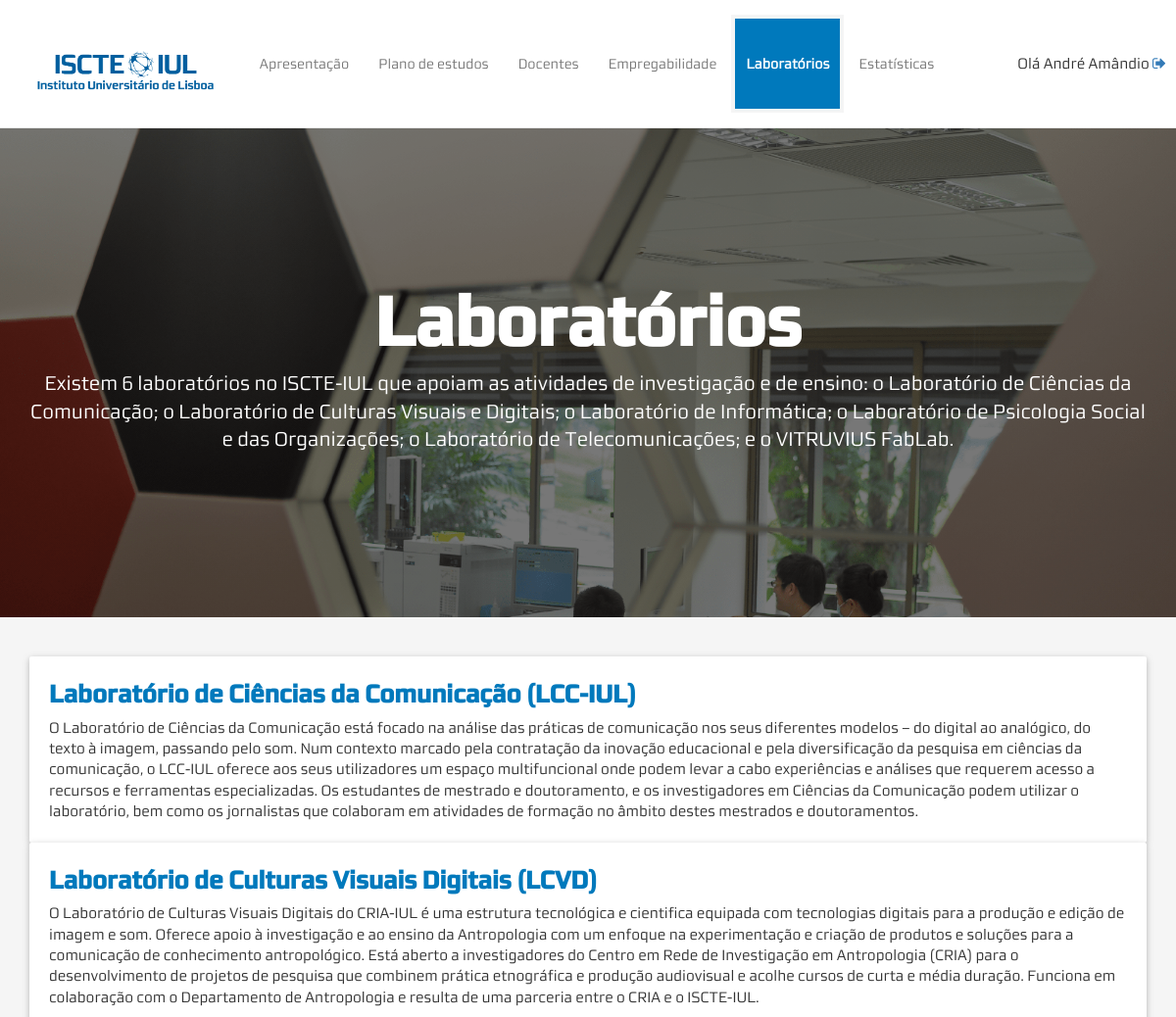
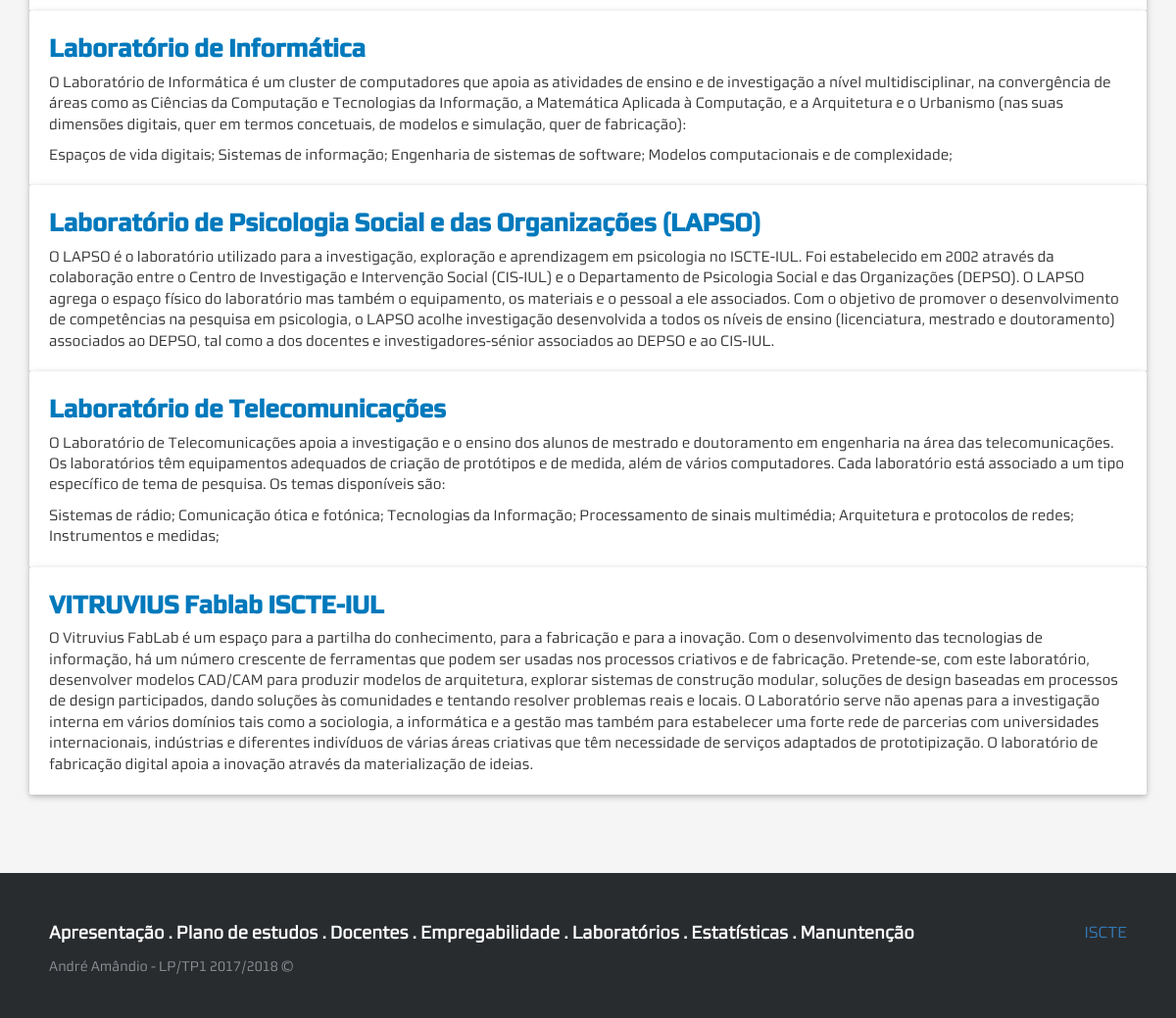
/laboratorios (signed in), run on the app's committed database (2 pictures, top to bottom).
### _model/user.py (models this page shows, shortened)
class User(db.Model):
	__tablename__ = "users"
	_id = db.Column('id', db.Integer, primary_key=True)
	name = db.Column('name', db.String(150), unique=True)
	email = db.Column('email', db.String(150), unique=True)
	password = db.Column('password', db.String(80))
	created_at = db.Column('created_at' , db.DateTime)
	@login_manager.user_loader
	def load_user(_id):
		return User.query.get(int(_id))

### _model/laboratory.py (models this page shows, shortened)
class Laboratory(db.Model):
	__tablename__ = "laboratory"
	id_laboratory = db.Column('id_laboratory', db.Integer, primary_key=True, unique=True, autoincrement=True)
	title = db.Column('title', db.String(300))
	info = db.Column('info', db.Integer)
	list = db.Column('list', db.String(300))
	def get_laboratories():
		return Laboratory.query.all()

### app.py (the view)
@app.route('/laboratorios')
def laboratorios():
	labs = Laboratory.get_laboratories()
	if (current_user.is_authenticated):
		return render_template('laboratorios.html', labs=labs, user=current_user)
	else:
		return render_template('laboratorios.html', labs=labs)

### templates/laboratorios.html (shortened to what this page needs)
{% extends "base.html" %}
{% from "/_macros/custom_macros.html" import parallax with context %}
{% block content_page %}
    {{ parallax('parallax-laboratories','Laboratórios','Existem 6 laboratórios no ISCTE-IUL que apoiam as atividades de investigação e de ensino: o Laboratório de Ciências da Comunicação; o Laboratório de Culturas Visuais e Digitais; o Laboratório de Informática; o Laboratório de Psicologia Social e das Organizações; o Laboratório de Telecomunicações; e o VITRUVIUS FabLab.')}}
	<div class="container">
        <br>
        <br>
        {% for lab in labs %}
            <div class="white-form">
                <h2 class="text-left iscte-color margin-20"><b>{{ lab.title }}</b></h2>
                <p class="margin-20">{{ lab.info }}</p>
                {% if lab.ul != '' %}
                    <p class="margin-20">{{ lab.list }}<p>
                {% endif %}
            </div>
        {% endfor %}
    </div>
{% endblock %}

### templates/_components/navbar.html (shortened to what this page needs)
<nav class="navbar navbar-default navbar-fixed-top navbar-container" role="navigation">
    <div class="container">
        <div class="navbar-header">
            <a class="navbar-brand" href="{{ url_for('index') }}">
                <img src="{{ url_for('static', filename='images/iscte.png') }}" alt="logo">
            </a>
        </div>
        <div class="collapse navbar-collapse" id="bs-example-navbar-collapse-1">
            <ul class="nav navbar-nav navbar-right">
                <li><a id="index" href="{{ url_for('index') }}">Apresentação</a></li>
                <li><a id="plano-estudos" href="{{ url_for('plano_estudos') }}">Plano de estudos</a></li>
                <li><a id="docentes" href="{{ url_for('docentes') }}">Docentes</a></li>
                <li><a id="empregabilidade" href="{{ url_for('empregabilidade') }}">Empregabilidade</a></li>
                <li><a id="laboratorios" href="{{ url_for('laboratorios') }}">Laboratórios</a></li>
                <li><a id="estatisticas" href="{{ url_for('estatisticas') }}">Estatísticas</a></li>
                <li>
                    {% if not user %}
                        <a class="init-session" href="{{ url_for('login') }}">Iniciar sessão</a>
                    {% else %}
                        <span>Olá {{ user.name }} <a href="{{ url_for('logout') }}"><i class="fa fa-sign-out" aria-hidden="true"></i></a></span>
                    {% endif %}
                </li>
            </ul>
        </div>
    </div>
</nav>
<div class="break"></div>

### static/css/nav.css (style rules this page uses)
.navbar-container { background-color: #FFFFFF; }
body { margin-top: 125px; }
.navbar-fixed-top .nav { padding: 15px 0; }
.navbar-brand img { height:150%; }
.navbar-brand { line-height: 100px; height: 100px; padding-top: 35px; }
.navbar-nav li a { font-family: 'iul_font'; line-height: 100px; height: 100px; padding-top: 0; }
.navbar-nav li span { font-family: 'iul_font'; line-height: 100px; height: 100px; padding-top: 0; font-size: 15px; padding-left: 70px; }
.navbar-right { margin-right: -20px; }
.a-active { font-family: 'iul_font_bold'; background-color: #0079BC; color: white !important; font-weight: bold; box-shadow: inset 0 0 0 4px whitesmoke; }

### static/css/style.css (style rules this page uses)
body { font-family: iul_font; background-color: whitesmoke; }
h1, b, strong { font-family: iul_font_bold; }
h2 { font-size: 25px; }
span { font-size: 15px; }
p { font-size: 15px; }
.break { height: 5px; }
.iscte-color { color:#0079BC; }
.white-form { background-color: white; border-radius: 2px; padding-top: 5px; padding-bottom: 10px; box-shadow: 0 2px 5px 0 rgba(0,0,0,.16),0 2px 10px 0 rgba(0,0,0,.12); }
.margin-20 { margin-left: 20px; margin-right: 20px; }

### data on the page
User: name "André Amândio"
Laboratory: title "Laboratório de Ciências da Comunicação (LCC-IUL)", info "O Laboratório de Ciências da Comunicação está focado na análise das práticas de comunicação nos seus diferentes modelos – do digital ao analógico, do texto à imagem, passando pelo som. Num contexto marcado pela contratação da inovação educacional e pela diversificação da pesquisa em ciências da comunicação, o LCC-IUL oferece aos seus utilizadores um espaço multifuncional onde podem levar a cabo experiências e análises que requerem acesso a recursos e ferramentas especializadas. Os estudantes de mestrado e doutoramento, e os investigadores em Ciências da Comunicação podem utilizar o laboratório, bem como os jornalistas que colaboram em atividades de formação no âmbito destes mestrados e…"
Laboratory: title "Laboratório de Culturas Visuais Digitais (LCVD)", info "O Laboratório de Culturas Visuais Digitais do CRIA-IUL é uma estrutura tecnológica e cientifica equipada com tecnologias digitais para a produção e edição de imagem e som. Oferece apoio à investigação e ao ensino da Antropologia com um enfoque na experimentação e criação de produtos e soluções para a comunicação de conhecimento antropológico. Está aberto a investigadores do Centro em Rede de Investigação em Antropologia (CRIA) para o desenvolvimento de projetos de pesquisa que combinem prática etnográfica e produção audiovisual e acolhe cursos de curta e média duração. Funciona em colaboração com o Departamento de Antropologia e resulta de uma parceria entre o CRIA e o ISCTE-IUL."
Laboratory: title "Laboratório de Informática", info "O Laboratório de Informática é um cluster de computadores que apoia as atividades de ensino e de investigação a nível multidisciplinar, na convergência de áreas como as Ciências da Computação e Tecnologias da Informação, a Matemática Aplicada à Computação, e a Arquitetura e o Urbanismo (nas suas dimensões digitais, quer em termos concetuais, de modelos e simulação, quer de fabricação):", list "Espaços de vida digitais; Sistemas de informação; Engenharia de sistemas de software; Modelos computacionais e de complexidade;"
Laboratory: title "Laboratório de Psicologia Social e das Organizações (LAPSO)", info "O LAPSO é o laboratório utilizado para a investigação, exploração e aprendizagem em psicologia no ISCTE-IUL. Foi estabelecido em 2002 através da colaboração entre o Centro de Investigação e Intervenção Social (CIS-IUL) e o Departamento de Psicologia Social e das Organizações (DEPSO). O LAPSO agrega o espaço físico do laboratório mas também o equipamento, os materiais e o pessoal a ele associados. Com o objetivo de promover o desenvolvimento de competências na pesquisa em psicologia, o LAPSO acolhe investigação desenvolvida a todos os níveis de ensino (licenciatura, mestrado e doutoramento) associados ao DEPSO, tal como a dos docentes e investigadores-sénior associados ao DEPSO e ao CIS-IUL."
Laboratory: title "Laboratório de Telecomunicações", info "O Laboratório de Telecomunicações apoia a investigação e o ensino dos alunos de mestrado e doutoramento em engenharia na área das telecomunicações. Os laboratórios têm equipamentos adequados de criação de protótipos e de medida, além de vários computadores. Cada laboratório está associado a um tipo específico de tema de pesquisa. Os temas disponíveis são:", list "Sistemas de rádio; Comunicação ótica e fotónica; Tecnologias da Informação; Processamento de sinais multimédia; Arquitetura e protocolos de redes; Instrumentos e medidas;"
Laboratory: title "VITRUVIUS Fablab ISCTE-IUL", info "O Vitruvius FabLab é um espaço para a partilha do conhecimento, para a fabricação e para a inovação. Com o desenvolvimento das tecnologias de informação, há um número crescente de ferramentas que podem ser usadas nos processos criativos e de fabricação. Pretende-se, com este laboratório, desenvolver modelos CAD/CAM para produzir modelos de arquitetura, explorar sistemas de construção modular, soluções de design baseadas em processos de design participados, dando soluções às comunidades e tentando resolver problemas reais e locais. O Laboratório serve não apenas para a investigação interna em vários domínios tais como a sociologia, a informática e a gestão mas também para estabelecer uma…"

### other printed values
{{ title }} "Laboratórios"
